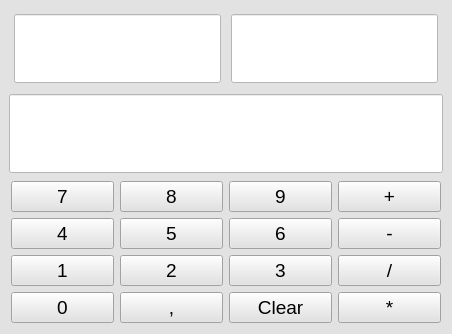
<?xml version="1.0" encoding="UTF-8"?>
<ui version="4.0">
 <class>MainWindow</class>
 <widget class="QMainWindow" name="MainWindow">
  <property name="windowModality">
   <enum>Qt::WindowModal</enum>
  </property>
  <property name="geometry">
   <rect>
    <x>0</x>
    <y>0</y>
    <width>452</width>
    <height>334</height>
   </rect>
  </property>
  <property name="minimumSize">
   <size>
    <width>200</width>
    <height>150</height>
   </size>
  </property>
  <property name="maximumSize">
   <size>
    <width>800</width>
    <height>600</height>
   </size>
  </property>
  <property name="windowTitle">
   <string>MainWindow</string>
  </property>
  <property name="styleSheet">
   <string notr="true">background:rgb(226, 226, 226)</string>
  </property>
  <widget class="QWidget" name="centralwidget">
   <layout class="QGridLayout" name="gridLayout_3">
    <item row="0" column="0">
     <layout class="QGridLayout" name="gridLayout_2">
      <item row="0" column="0">
       <layout class="QHBoxLayout" name="horizontalLayout" stretch="0,0">
        <property name="spacing">
         <number>10</number>
        </property>
        <property name="leftMargin">
         <number>5</number>
        </property>
        <property name="topMargin">
         <number>5</number>
        </property>
        <property name="rightMargin">
         <number>5</number>
        </property>
        <property name="bottomMargin">
         <number>5</number>
        </property>
        <item>
         <widget class="QLineEdit" name="lineEdit_2">
          <property name="sizePolicy">
           <sizepolicy hsizetype="Expanding" vsizetype="Expanding">
            <horstretch>0</horstretch>
            <verstretch>0</verstretch>
           </sizepolicy>
          </property>
          <property name="minimumSize">
           <size>
            <width>0</width>
            <height>50</height>
           </size>
          </property>
          <property name="maximumSize">
           <size>
            <width>16777215</width>
            <height>150</height>
           </size>
          </property>
          <property name="font">
           <font>
            <pointsize>14</pointsize>
           </font>
          </property>
          <property name="styleSheet">
           <string notr="true">background-color: rgb(255, 255, 255);
border-color: rgb(134, 134, 134);</string>
          </property>
          <property name="inputMethodHints">
           <set>Qt::ImhPreferNumbers</set>
          </property>
          <property name="inputMask">
           <string comment="0,1,2,3,4,5,6,7,8,9,."/>
          </property>
         </widget>
        </item>
        <item>
         <widget class="QLineEdit" name="lineEdit">
          <property name="sizePolicy">
           <sizepolicy hsizetype="Expanding" vsizetype="Expanding">
            <horstretch>0</horstretch>
            <verstretch>0</verstretch>
           </sizepolicy>
          </property>
          <property name="minimumSize">
           <size>
            <width>0</width>
            <height>50</height>
           </size>
          </property>
          <property name="maximumSize">
           <size>
            <width>16777215</width>
            <height>150</height>
           </size>
          </property>
          <property name="font">
           <font>
            <pointsize>14</pointsize>
           </font>
          </property>
          <property name="styleSheet">
           <string notr="true">background:rgb(255, 255, 255)</string>
          </property>
          <property name="inputMethodHints">
           <set>Qt::ImhPreferNumbers</set>
          </property>
         </widget>
        </item>
       </layout>
      </item>
      <item row="1" column="0">
       <widget class="QLineEdit" name="lineEdit_3">
        <property name="sizePolicy">
         <sizepolicy hsizetype="Expanding" vsizetype="Expanding">
          <horstretch>0</horstretch>
          <verstretch>0</verstretch>
         </sizepolicy>
        </property>
        <property name="minimumSize">
         <size>
          <width>0</width>
          <height>50</height>
         </size>
        </property>
        <property name="maximumSize">
         <size>
          <width>16777215</width>
          <height>150</height>
         </size>
        </property>
        <property name="font">
         <font>
          <pointsize>14</pointsize>
         </font>
        </property>
        <property name="acceptDrops">
         <bool>false</bool>
        </property>
        <property name="layoutDirection">
         <enum>Qt::RightToLeft</enum>
        </property>
        <property name="styleSheet">
         <string notr="true">background-color: rgb(255, 255, 255);</string>
        </property>
        <property name="inputMethodHints">
         <set>Qt::ImhNone</set>
        </property>
        <property name="alignment">
         <set>Qt::AlignRight|Qt::AlignTrailing|Qt::AlignVCenter</set>
        </property>
        <property name="readOnly">
         <bool>true</bool>
        </property>
       </widget>
      </item>
      <item row="2" column="0">
       <layout class="QGridLayout" name="gridLayout">
        <property name="leftMargin">
         <number>2</number>
        </property>
        <property name="topMargin">
         <number>2</number>
        </property>
        <property name="rightMargin">
         <number>2</number>
        </property>
        <property name="bottomMargin">
         <number>2</number>
        </property>
        <item row="0" column="0">
         <widget class="QPushButton" name="pushButton">
          <property name="font">
           <font>
            <pointsize>14</pointsize>
           </font>
          </property>
          <property name="text">
           <string>7</string>
          </property>
         </widget>
        </item>
        <item row="2" column="1">
         <widget class="QPushButton" name="pushButton_10">
          <property name="font">
           <font>
            <pointsize>14</pointsize>
           </font>
          </property>
          <property name="text">
           <string>2</string>
          </property>
         </widget>
        </item>
        <item row="0" column="1">
         <widget class="QPushButton" name="pushButton_2">
          <property name="font">
           <font>
            <pointsize>14</pointsize>
           </font>
          </property>
          <property name="text">
           <string>8</string>
          </property>
         </widget>
        </item>
        <item row="2" column="3">
         <widget class="QPushButton" name="pushButton_12">
          <property name="font">
           <font>
            <pointsize>14</pointsize>
           </font>
          </property>
          <property name="text">
           <string>/</string>
          </property>
         </widget>
        </item>
        <item row="2" column="0">
         <widget class="QPushButton" name="pushButton_9">
          <property name="font">
           <font>
            <pointsize>14</pointsize>
           </font>
          </property>
          <property name="text">
           <string>1</string>
          </property>
         </widget>
        </item>
        <item row="0" column="3">
         <widget class="QPushButton" name="pushButton_4">
          <property name="font">
           <font>
            <pointsize>14</pointsize>
           </font>
          </property>
          <property name="text">
           <string>+</string>
          </property>
         </widget>
        </item>
        <item row="0" column="2">
         <widget class="QPushButton" name="pushButton_3">
          <property name="font">
           <font>
            <pointsize>14</pointsize>
           </font>
          </property>
          <property name="text">
           <string>9</string>
          </property>
         </widget>
        </item>
        <item row="1" column="2">
         <widget class="QPushButton" name="pushButton_7">
          <property name="font">
           <font>
            <pointsize>14</pointsize>
           </font>
          </property>
          <property name="text">
           <string>6</string>
          </property>
         </widget>
        </item>
        <item row="1" column="1">
         <widget class="QPushButton" name="pushButton_6">
          <property name="font">
           <font>
            <pointsize>14</pointsize>
           </font>
          </property>
          <property name="text">
           <string>5</string>
          </property>
         </widget>
        </item>
        <item row="1" column="0">
         <widget class="QPushButton" name="pushButton_5">
          <property name="font">
           <font>
            <pointsize>14</pointsize>
           </font>
          </property>
          <property name="text">
           <string>4</string>
          </property>
         </widget>
        </item>
        <item row="1" column="3">
         <widget class="QPushButton" name="pushButton_8">
          <property name="font">
           <font>
            <pointsize>14</pointsize>
           </font>
          </property>
          <property name="text">
           <string>-</string>
          </property>
         </widget>
        </item>
        <item row="2" column="2">
         <widget class="QPushButton" name="pushButton_11">
          <property name="font">
           <font>
            <pointsize>14</pointsize>
           </font>
          </property>
          <property name="text">
           <string>3</string>
          </property>
         </widget>
        </item>
        <item row="3" column="0">
         <widget class="QPushButton" name="pushButton_13">
          <property name="font">
           <font>
            <pointsize>14</pointsize>
           </font>
          </property>
          <property name="text">
           <string>0</string>
          </property>
         </widget>
        </item>
        <item row="3" column="1">
         <widget class="QPushButton" name="pushButton_14">
          <property name="font">
           <font>
            <pointsize>14</pointsize>
           </font>
          </property>
          <property name="text">
           <string>,</string>
          </property>
         </widget>
        </item>
        <item row="3" column="2">
         <widget class="QPushButton" name="pushButton_15">
          <property name="font">
           <font>
            <pointsize>14</pointsize>
           </font>
          </property>
          <property name="text">
           <string>Clear</string>
          </property>
         </widget>
        </item>
        <item row="3" column="3">
         <widget class="QPushButton" name="pushButton_16">
          <property name="font">
           <font>
            <pointsize>14</pointsize>
           </font>
          </property>
          <property name="text">
           <string>*</string>
          </property>
         </widget>
        </item>
       </layout>
      </item>
     </layout>
    </item>
   </layout>
  </widget>
 </widget>
 <resources/>
 <connections>
  <connection>
   <sender>pushButton_7</sender>
   <signal>clicked()</signal>
   <receiver>MainWindow</receiver>
   <slot>slot6()</slot>
   <hints>
    <hint type="sourcelabel">
     <x>331</x>
     <y>215</y>
    </hint>
    <hint type="destinationlabel">
     <x>195</x>
     <y>217</y>
    </hint>
   </hints>
  </connection>
  <connection>
   <sender>pushButton_12</sender>
   <signal>clicked()</signal>
   <receiver>MainWindow</receiver>
   <slot>divide()</slot>
   <hints>
    <hint type="sourcelabel">
     <x>439</x>
     <y>255</y>
    </hint>
    <hint type="destinationlabel">
     <x>303</x>
     <y>272</y>
    </hint>
   </hints>
  </connection>
  <connection>
   <sender>pushButton_11</sender>
   <signal>clicked()</signal>
   <receiver>MainWindow</receiver>
   <slot>slot3()</slot>
   <hints>
    <hint type="sourcelabel">
     <x>331</x>
     <y>255</y>
    </hint>
    <hint type="destinationlabel">
     <x>195</x>
     <y>252</y>
    </hint>
   </hints>
  </connection>
  <connection>
   <sender>pushButton_4</sender>
   <signal>clicked()</signal>
   <receiver>MainWindow</receiver>
   <slot>plus()</slot>
   <hints>
    <hint type="sourcelabel">
     <x>439</x>
     <y>175</y>
    </hint>
    <hint type="destinationlabel">
     <x>294</x>
     <y>194</y>
    </hint>
   </hints>
  </connection>
  <connection>
   <sender>pushButton_2</sender>
   <signal>clicked()</signal>
   <receiver>MainWindow</receiver>
   <slot>slot8()</slot>
   <hints>
    <hint type="sourcelabel">
     <x>175</x>
     <y>175</y>
    </hint>
    <hint type="destinationlabel">
     <x>98</x>
     <y>178</y>
    </hint>
   </hints>
  </connection>
  <connection>
   <sender>pushButton_13</sender>
   <signal>clicked()</signal>
   <receiver>MainWindow</receiver>
   <slot>slot0()</slot>
   <hints>
    <hint type="sourcelabel">
     <x>65</x>
     <y>295</y>
    </hint>
    <hint type="destinationlabel">
     <x>0</x>
     <y>295</y>
    </hint>
   </hints>
  </connection>
  <connection>
   <sender>pushButton_16</sender>
   <signal>clicked()</signal>
   <receiver>MainWindow</receiver>
   <slot>mult()</slot>
   <hints>
    <hint type="sourcelabel">
     <x>439</x>
     <y>295</y>
    </hint>
    <hint type="destinationlabel">
     <x>293</x>
     <y>299</y>
    </hint>
   </hints>
  </connection>
  <connection>
   <sender>pushButton_6</sender>
   <signal>clicked()</signal>
   <receiver>MainWindow</receiver>
   <slot>slot5()</slot>
   <hints>
    <hint type="sourcelabel">
     <x>175</x>
     <y>215</y>
    </hint>
    <hint type="destinationlabel">
     <x>98</x>
     <y>214</y>
    </hint>
   </hints>
  </connection>
  <connection>
   <sender>pushButton</sender>
   <signal>clicked()</signal>
   <receiver>MainWindow</receiver>
   <slot>slot7()</slot>
   <hints>
    <hint type="sourcelabel">
     <x>21</x>
     <y>175</y>
    </hint>
    <hint type="destinationlabel">
     <x>1</x>
     <y>182</y>
    </hint>
   </hints>
  </connection>
  <connection>
   <sender>pushButton_15</sender>
   <signal>clicked()</signal>
   <receiver>MainWindow</receiver>
   <slot>Clear()</slot>
   <hints>
    <hint type="sourcelabel">
     <x>331</x>
     <y>295</y>
    </hint>
    <hint type="destinationlabel">
     <x>304</x>
     <y>299</y>
    </hint>
   </hints>
  </connection>
  <connection>
   <sender>pushButton_8</sender>
   <signal>clicked()</signal>
   <receiver>MainWindow</receiver>
   <slot>minus()</slot>
   <hints>
    <hint type="sourcelabel">
     <x>439</x>
     <y>215</y>
    </hint>
    <hint type="destinationlabel">
     <x>354</x>
     <y>233</y>
    </hint>
   </hints>
  </connection>
  <connection>
   <sender>pushButton_14</sender>
   <signal>clicked()</signal>
   <receiver>MainWindow</receiver>
   <slot>comm()</slot>
   <hints>
    <hint type="sourcelabel">
     <x>175</x>
     <y>295</y>
    </hint>
    <hint type="destinationlabel">
     <x>98</x>
     <y>299</y>
    </hint>
   </hints>
  </connection>
  <connection>
   <sender>pushButton_9</sender>
   <signal>clicked()</signal>
   <receiver>MainWindow</receiver>
   <slot>slot1()</slot>
   <hints>
    <hint type="sourcelabel">
     <x>19</x>
     <y>255</y>
    </hint>
    <hint type="destinationlabel">
     <x>0</x>
     <y>258</y>
    </hint>
   </hints>
  </connection>
  <connection>
   <sender>pushButton_10</sender>
   <signal>clicked()</signal>
   <receiver>MainWindow</receiver>
   <slot>slot2()</slot>
   <hints>
    <hint type="sourcelabel">
     <x>175</x>
     <y>255</y>
    </hint>
    <hint type="destinationlabel">
     <x>97</x>
     <y>255</y>
    </hint>
   </hints>
  </connection>
  <connection>
   <sender>pushButton_5</sender>
   <signal>clicked()</signal>
   <receiver>MainWindow</receiver>
   <slot>slot4()</slot>
   <hints>
    <hint type="sourcelabel">
     <x>35</x>
     <y>215</y>
    </hint>
    <hint type="destinationlabel">
     <x>0</x>
     <y>216</y>
    </hint>
   </hints>
  </connection>
  <connection>
   <sender>pushButton_3</sender>
   <signal>clicked()</signal>
   <receiver>MainWindow</receiver>
   <slot>slot9()</slot>
   <hints>
    <hint type="sourcelabel">
     <x>331</x>
     <y>175</y>
    </hint>
    <hint type="destinationlabel">
     <x>195</x>
     <y>179</y>
    </hint>
   </hints>
  </connection>
  <connection>
   <sender>lineEdit_2</sender>
   <signal>textEdited(QString)</signal>
   <receiver>MainWindow</receiver>
   <slot>valide()</slot>
   <hints>
    <hint type="sourcelabel">
     <x>117</x>
     <y>45</y>
    </hint>
    <hint type="destinationlabel">
     <x>225</x>
     <y>166</y>
    </hint>
   </hints>
  </connection>
  <connection>
   <sender>lineEdit_2</sender>
   <signal>textChanged(QString)</signal>
   <receiver>MainWindow</receiver>
   <slot>valide()</slot>
   <hints>
    <hint type="sourcelabel">
     <x>117</x>
     <y>45</y>
    </hint>
    <hint type="destinationlabel">
     <x>225</x>
     <y>166</y>
    </hint>
   </hints>
  </connection>
  <connection>
   <sender>lineEdit</sender>
   <signal>textChanged(QString)</signal>
   <receiver>MainWindow</receiver>
   <slot>valide()</slot>
   <hints>
    <hint type="sourcelabel">
     <x>333</x>
     <y>45</y>
    </hint>
    <hint type="destinationlabel">
     <x>225</x>
     <y>166</y>
    </hint>
   </hints>
  </connection>
  <connection>
   <sender>lineEdit</sender>
   <signal>textEdited(QString)</signal>
   <receiver>MainWindow</receiver>
   <slot>valide()</slot>
   <hints>
    <hint type="sourcelabel">
     <x>333</x>
     <y>45</y>
    </hint>
    <hint type="destinationlabel">
     <x>225</x>
     <y>166</y>
    </hint>
   </hints>
  </connection>
 </connections>
 <slots>
  <slot>slot1()</slot>
  <slot>slot2()</slot>
  <slot>slot3()</slot>
  <slot>slot4()</slot>
  <slot>slot5()</slot>
  <slot>slot6()</slot>
  <slot>slot7()</slot>
  <slot>slot8()</slot>
  <slot>slot9()</slot>
  <slot>slot0()</slot>
  <slot>comm()</slot>
  <slot>plus()</slot>
  <slot>minus()</slot>
  <slot>mult()</slot>
  <slot>divide()</slot>
  <slot>Clear()</slot>
  <slot>valide()</slot>
  <slot>chField()</slot>
 </slots>
</ui>
